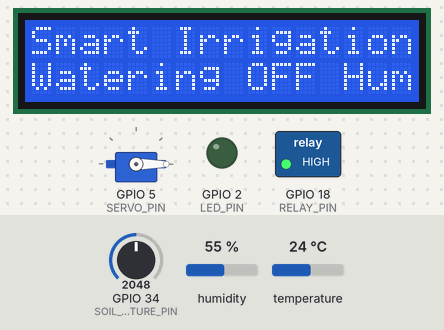
A sketch run on a simulated ESP32. On the bench: 16×2 character LCD, servo, switched loads named in the sketch (green lamp = pin HIGH), output pins drawn as LEDs (lit = HIGH). The test bench sets the inputs (shaded band); at power-on: GPIO 34 (SOIL_MOISTURE_PIN) = 2048, temperature 24 °C, humidity 55 %. What the sketch prints to the serial monitor is not drawn.

Above: at 1.3 s.
1.4 s: GPIO 34 (SOIL_MOISTURE_PIN) set to 1928
At 2.5 s:
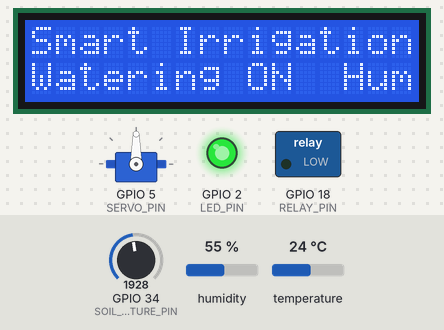
4.1 s: temperature set to 9 °C
At 5.4 s:
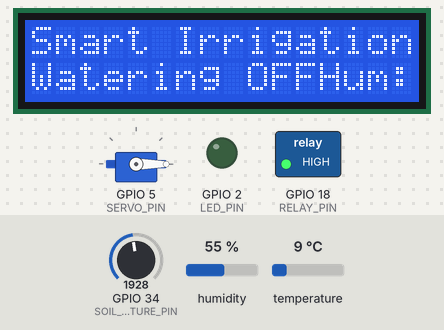
6.8 s: temperature set to 12 °C
At 9.0 s:
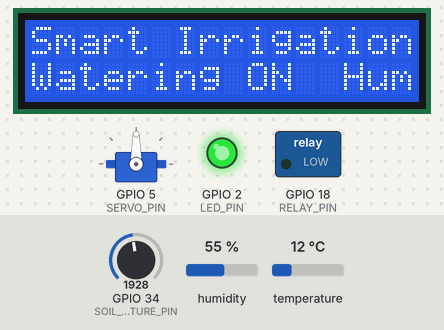
9.8 s: humidity set to 78 %
12.5 s: humidity set to 81 %
At 15.6 s:
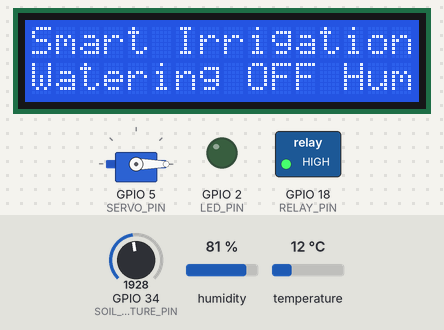
Timing chart, 0 to 16.9 s (numbered marks = the images above; inputs shaded):
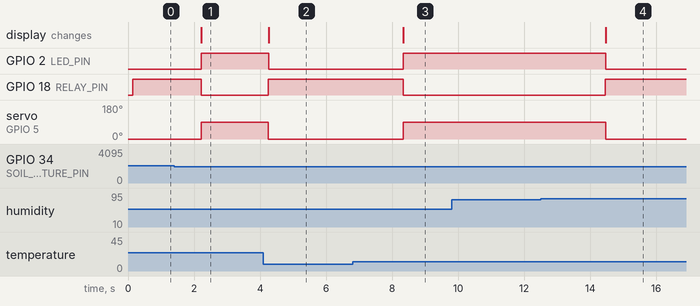

Measured:
- the behaviour switches between 2000 and 1999 on GPIO 34 (SOIL_MOISTURE_PIN) (found by bisection; images 0 and 1)
- the behaviour switches between 79 and 80 % on humidity (found by bisection; images 3 and 4)
- after the input at 1.4 s, GPIO 2 (LED_PIN): LOW → HIGH after 0.83 s; GPIO 18 (RELAY_PIN): HIGH → LOW after 0.81 s; servo on GPIO 5 (SERVO_PIN): 0° → 90° after 0.83 s; the display: changes after 0.83 s (image 1)
- after the input at 4.1 s, GPIO 2 (LED_PIN): HIGH → LOW after 0.16 s; GPIO 18 (RELAY_PIN): LOW → HIGH after 0.15 s; servo on GPIO 5 (SERVO_PIN): 90° → 0° after 0.15 s; the display: changes after 0.16 s (image 2)
- after the input at 6.8 s, GPIO 2 (LED_PIN): LOW → HIGH after 1.5 s; GPIO 18 (RELAY_PIN): HIGH → LOW after 1.5 s; servo on GPIO 5 (SERVO_PIN): 0° → 90° after 1.5 s; the display: changes after 1.5 s (image 3)
- after the input at 9.8 s, every drawn part: stays the same
- after the input at 12.5 s, GPIO 2 (LED_PIN): HIGH → LOW after 2.0 s; GPIO 18 (RELAY_PIN): LOW → HIGH after 2.0 s; servo on GPIO 5 (SERVO_PIN): 90° → 0° after 2.0 s; the display: changes after 2.0 s (image 4)

The sketch:

sketch.ino
```cpp
#include <Wire.h>
#include <LiquidCrystal_I2C.h>
#include <DHT.h>
#include <ESP32Servo.h>

// Pin definitions
#define DHTPIN 4
#define DHTTYPE DHT22
#define SOIL_MOISTURE_PIN 34
#define RELAY_PIN 18
#define LED_PIN 2
#define SERVO_PIN 5

// Thresholds
const int moistureThreshold = 2000;
const int tempthreshold = 10;
const int humidityThreshold = 80;

// Components
DHT dht(DHTPIN, DHTTYPE);
LiquidCrystal_I2C lcd(0x27, 20, 4); // For a 20x4 LCD
Servo waterPump;

void setup() {
  Serial.begin(115200);

  dht.begin();
  lcd.begin(16, 2);
  lcd.init();
  lcd.backlight();
  lcd.setCursor(0, 0);
  lcd.print("Smart Irrigation Sys");

  waterPump.attach(SERVO_PIN);
  waterPump.write(0); // Initial position

  pinMode(SOIL_MOISTURE_PIN, INPUT);
  pinMode(RELAY_PIN, OUTPUT);
  pinMode(LED_PIN, OUTPUT);

  digitalWrite(RELAY_PIN, HIGH); // Ensure relay is off initially
  digitalWrite(LED_PIN, LOW);    // Ensure LED is off initially
}

void startWatering() {
  waterPump.write(90); // Assume 90 degrees is the pumping position
  lcd.setCursor(0, 1);
  lcd.print("Watering ON ");
  Serial.println("Watering ON...");
  digitalWrite(LED_PIN, HIGH); // LED ON when watering
}

void stopWatering() {
  waterPump.write(0); // Assume 0 degrees is the off position
  lcd.setCursor(0, 1);
  lcd.print("Watering OFF");
  Serial.println("Watering OFF");
  digitalWrite(LED_PIN, LOW); // LED OFF when watering stops
}

void loop() {
  int soilMoistureValue = analogRead(SOIL_MOISTURE_PIN);
  float temperature = dht.readTemperature();
  float humidity = dht.readHumidity();

  Serial.print("Soil Moisture: ");
  Serial.println(soilMoistureValue);
  Serial.print("Temperature: ");
  Serial.print(temperature);
  Serial.println("C");
  Serial.print("Humidity: ");
  Serial.print(humidity);
  Serial.println("%");

  lcd.setCursor(0, 1);
  lcd.print("Temp: ");
  lcd.print(temperature);
  lcd.print("C Hum: ");
  lcd.print(humidity);
  lcd.print("%");

  // Wwtering logic
  if (soilMoistureValue < moistureThreshold && temperature > tempthreshold && humidity < humidityThreshold) {
    digitalWrite(RELAY_PIN, LOW); // Turn ON watering
    startWatering();
  } else {
    digitalWrite(RELAY_PIN, HIGH); // Turn OFF watering
    stopWatering();
  }

  delay(2000);
}
```
